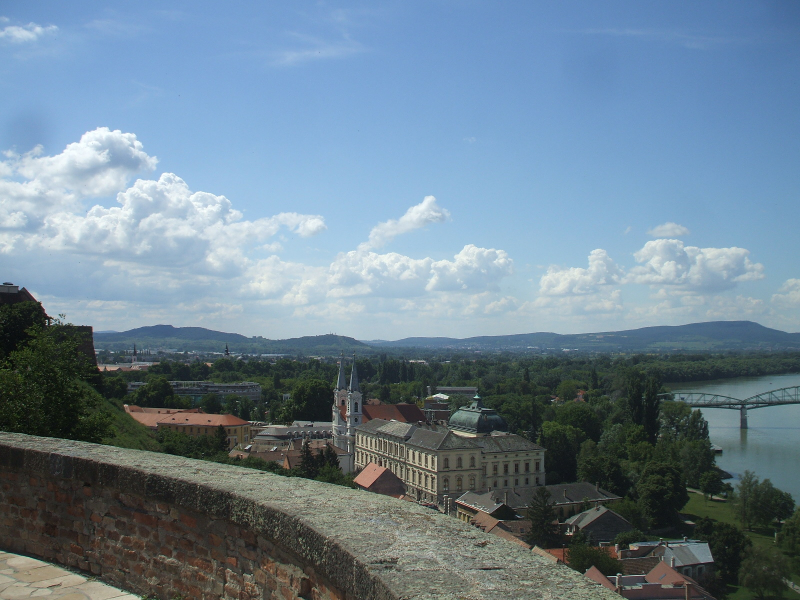
#> input picture Images/1/DSCF8658.jpg, 1600 x 1200 px (shown at 1/2 size); its folder holds 3 pictures in this run
$ python main.py
#> lines starting #> are read from the running program, lines starting #| are printed output that depends on the picture
import os
import cv2
import glob
import json
import numpy as np

class ImageStitching:
    def __init__(self, output_dir='./results'):
        """
        Initializes ImageStiching Class
        :param output_dir: where outputs will be saved
        """
        self.output_dir = output_dir
        self.coordinates_dir = os.path.join(output_dir, "coordinates")
        self.stitched_images_dir = os.path.join(output_dir, "stitched_images")
        os.makedirs(self.coordinates_dir, exist_ok=True) # checking the existance of the output directory for the resulting coordinates
        os.makedirs(self.stitched_images_dir, exist_ok=True) #checking the existance of the output directory for the resulting images

    def save_coordinates(self, matches, keypoints_base, keypoints_next, folder_number, file_name):
        """
        finds the matched points and saves them to designated output folder
        :param matches: contains the match keypoints
        :param key_points_base: contains keypoints for feature_points from base image
        :param key_points_next: contains keypoints for features_points from the next image
        :param folder_number: contains the folder number for storage managibility
        :param file_name: contains default syntax for the output file_name
        """
        matched_points = []
        for m in matches:
            base_pt = keypoints_base[m.queryIdx].pt  # Point from the base image
            next_pt = keypoints_next[m.trainIdx].pt  # Point from the next image
            matched_points.append({"base_point": base_pt, "next_point": next_pt})

        folder_path = os.path.join(self.coordinates_dir, folder_number)
        os.makedirs(folder_path, exist_ok=True)

        output_path = os.path.join(folder_path, file_name)
        with open(output_path, 'w') as f:
            json.dump(matched_points, f, indent=4)
        print(f"Saved matched keypoint coordinates to {output_path}")

    def stitch_images(self, images, folder_number):
        """
        Creates Panoramic Images and saves them to the designated output folder
        :param images: input images
        :param folder_number: input folder number are carried to better manage the output
        """
        base_img = images[0]

        for i in range(1, len(images)):
            #creating greyscale bases
            gray_base = cv2.cvtColor(base_img, cv2.COLOR_BGR2GRAY)
            gray_next = cv2.cvtColor(images[i], cv2.COLOR_BGR2GRAY)

            orb = cv2.ORB_create(5000)
            keypoints_base, descriptors_base = orb.detectAndCompute(gray_base, None)
            keypoints_next, descriptors_next = orb.detectAndCompute(gray_next, None)

            # Using Bruteforce matcher to find matching keypoints
            # source: https://docs.opencv.org/4.x/dc/dc3/tutorial_py_matcher.html
            bf = cv2.BFMatcher(cv2.NORM_HAMMING, crossCheck=True)
            matches = bf.match(descriptors_base, descriptors_next)
            matches = sorted(matches, key=lambda x: x.distance)

            self.save_coordinates(matches[:50], keypoints_base, keypoints_next, folder_number, f'matches_{i}.json')

            good_matches = matches[:50]

            src_pts = np.float32([keypoints_base[m.queryIdx].pt for m in good_matches]).reshape(-1, 1, 2)
            dst_pts = np.float32([keypoints_next[m.trainIdx].pt for m in good_matches]).reshape(-1, 1, 2)

            #Using RANSAC for Homography
            #source: https://docs.opencv.org/4.x/d1/de0/tutorial_py_feature_homography.html
            H, mask = cv2.findHomography(dst_pts, src_pts, cv2.RANSAC, 5.0)

            #Transforming images
            # source: https://opencv-companion.streamlit.app/Geometric_Transformations_of_Images
            height, width, _ = base_img.shape
            warped_img = cv2.warpPerspective(images[i], H, (width + images[i].shape[1], height))

            stitched_image = np.copy(warped_img)
            stitched_image[0:height, 0:width] = base_img

            base_img = stitched_image

        output_folder = os.path.join(self.stitched_images_dir, folder_number)
        os.makedirs(output_folder, exist_ok=True)
        output_path = os.path.join(output_folder, f'panoramic_image_{folder_number}.jpg')
        cv2.imwrite(output_path, base_img)
        print(f"Panoramic image saved to {output_path}")

        return base_img


if __name__ == '__main__':
    # Load the images
    folder = input("Select a folder number (1-6):\n")
#> the answer given: ../Images/1
    image_folder = os.path.join("./Images", folder)
    image_paths = sorted(glob.glob(os.path.join(image_folder, '*.*')))  # Sort for consistent order
    print(image_paths)
    images = [cv2.imread(path) for path in image_paths if cv2.imread(path) is not None]
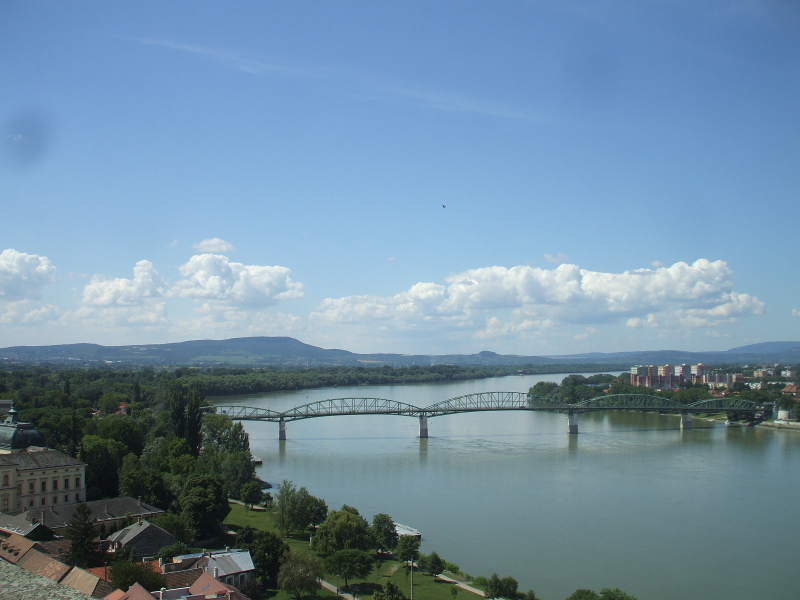
#> input picture Images/1/DSCF8659.jpg, 1600 x 1200 px (shown at 1/2 size)
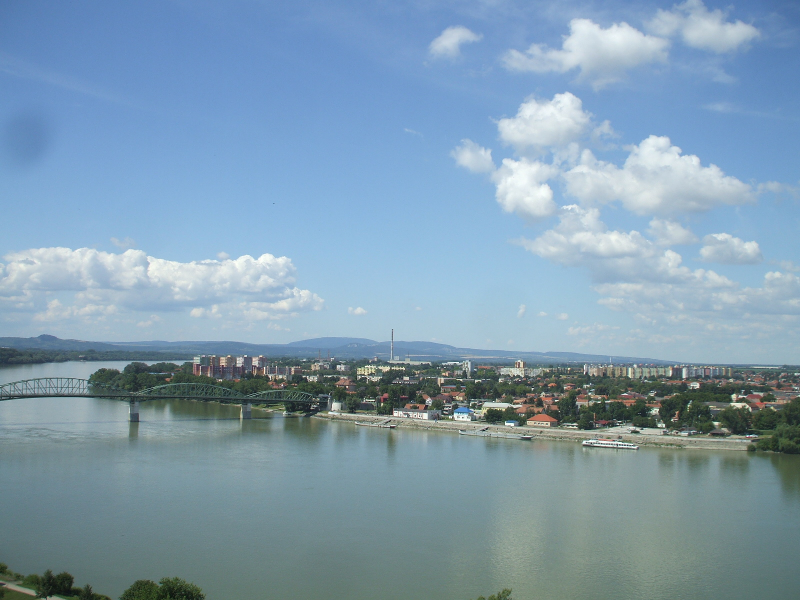
#> input picture Images/1/DSCF8660.jpg, 1600 x 1200 px (shown at 1/2 size)
#> images = 3 items

    if not images:
        print(f"No valid images found in {image_folder}")
        exit()

    stitcher = ImageStitching(output_dir='./results')

    panorama = stitcher.stitch_images(images, folder)
#> in stitch_images, base_img is the input picture: shape (1200, 1600, 3); mean B, G, R 145.5, 130.1, 109
#> the loop in stitch_images, `for i in range(1, len(images)):` made 2 passes
#> (matches, good_matches, height, width) on passes 1 to 2: (1359 matches, 50 matches, 1200, 1600), (1354 matches, 50 matches, 1200, 3200)
#| Saved matched keypoint coordinates to ./results/coordinates/../Images/1/matches_1.json
#| Saved matched keypoint coordinates to ./results/coordinates/../Images/1/matches_2.json
#> pass 1, in stitch_images, `gray_next = cv2.cvtColor(images[i], cv2.COLOR_BGR2GRAY)`:
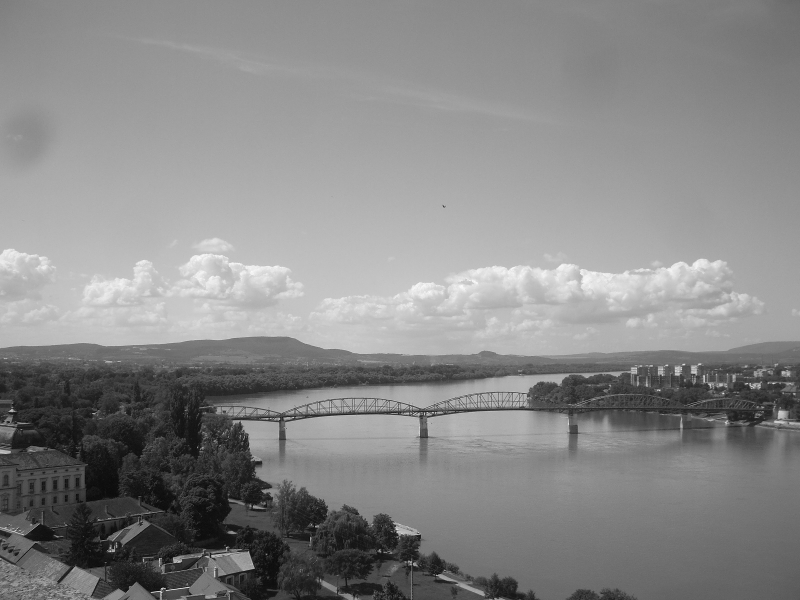
#> gray_next: shape (1200, 1600) (shown at 1/2 size); min 0, max 254, mean 135.7
#> pass 1, in stitch_images, `base_img = stitched_image`:
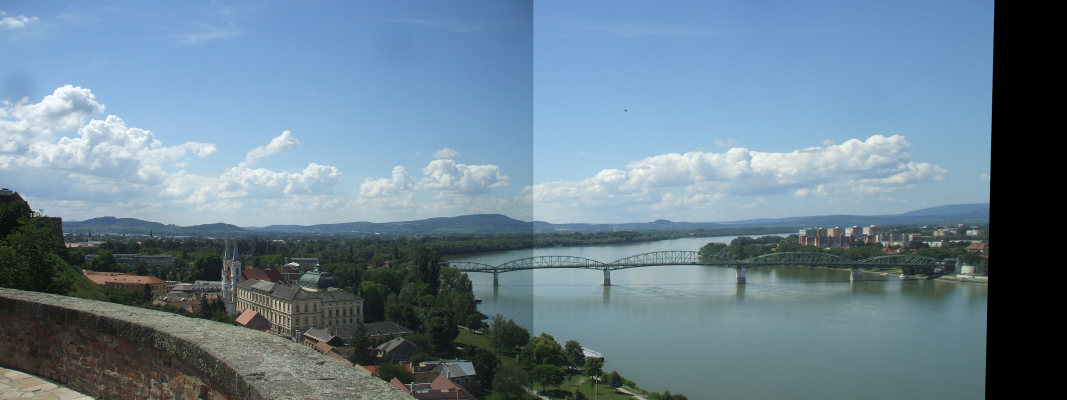
#> base_img: shape (1200, 3200, 3) (shown at 1/3 size); mean of channels 0, 1, 2 145.6, 129.5, 106; drawn as B, G, R
#> after the loop in stitch_images, `for i in range(1, len(images)):`:
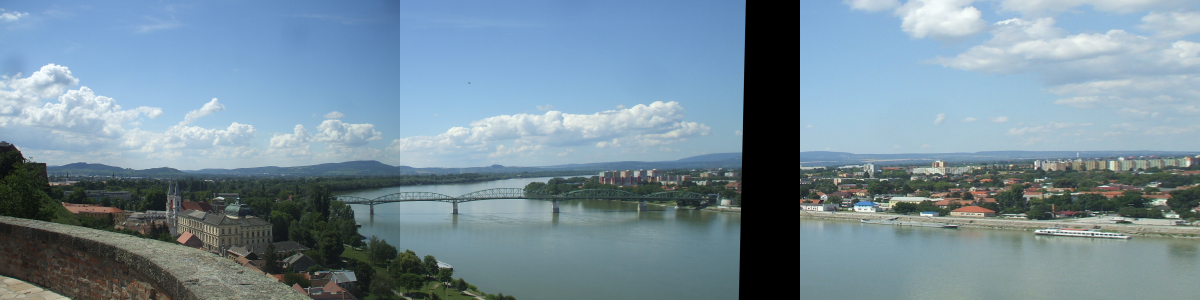
#> base_img: shape (1200, 4800, 3) (shown at 1/4 size); mean of channels 0, 1, 2 154.9, 141.3, 118.3; drawn as B, G, R
#> after the loop in stitch_images, `for i in range(1, len(images)):`:
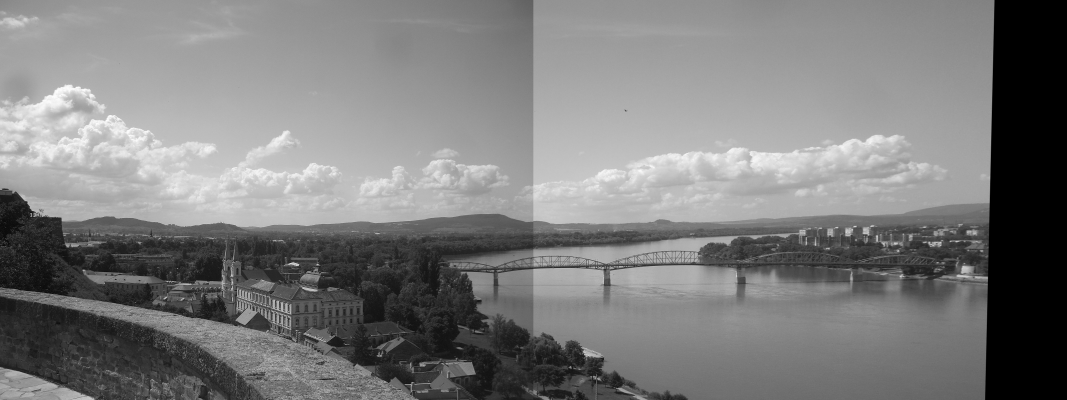
#> gray_base: shape (1200, 3200) (shown at 1/3 size); min 0, max 255, mean 124.3
#> after the loop in stitch_images, `for i in range(1, len(images)):`:
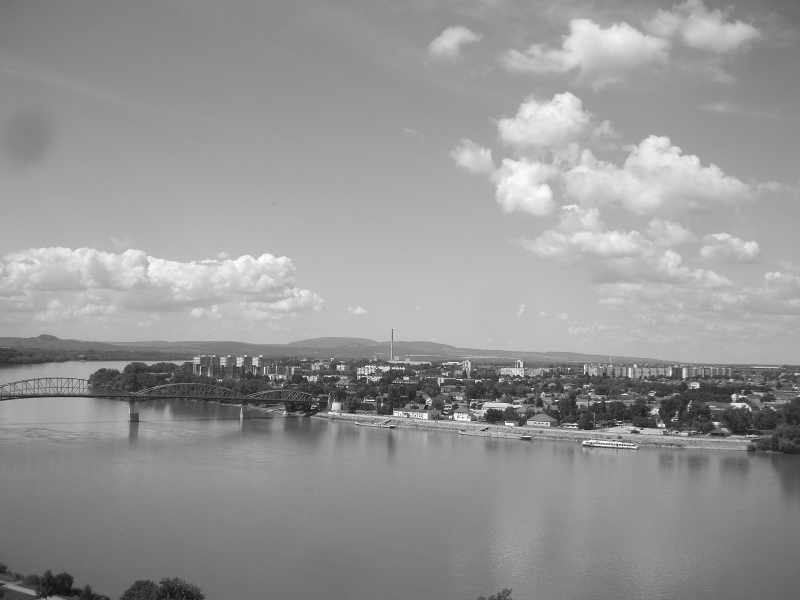
#> gray_next: shape (1200, 1600) (shown at 1/2 size); min 0, max 255, mean 149.8
#| Panoramic image saved to ./results/stitched_images/../Images/1/panoramic_image_../Images/1.jpg

    cv2.imshow('Panoramic Image', panorama)
    cv2.waitKey(0)
    cv2.destroyAllWindows()
